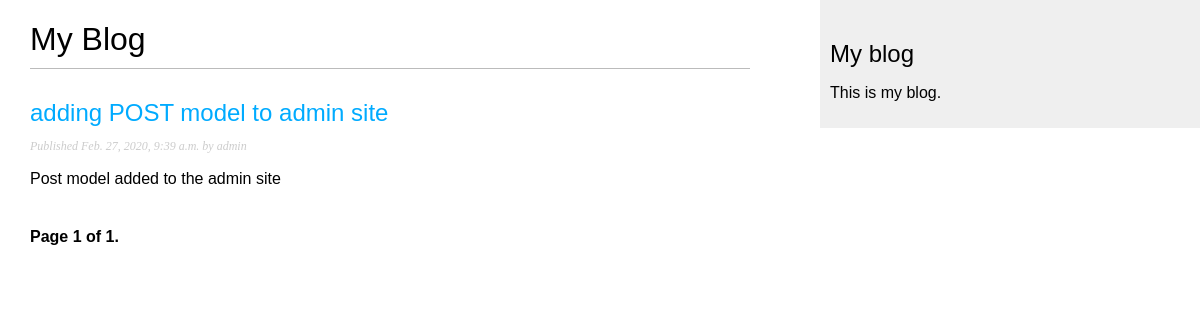
The page /blog/ on the database as committed earlier.
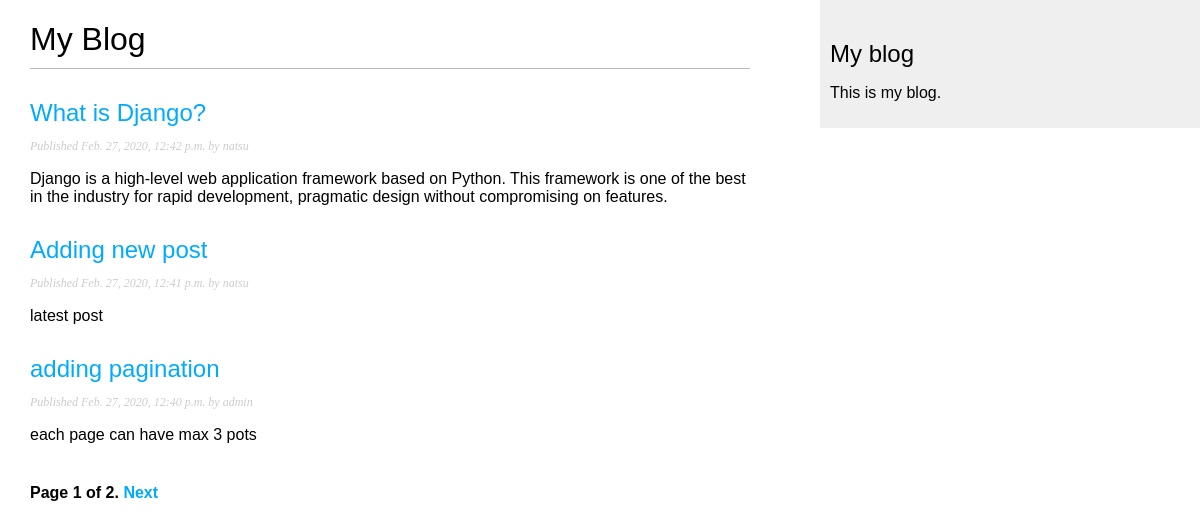
The same page on the database as committed later.
### blog/models.py (models this page shows, shortened)
class Post(models.Model):
    STATUS_CHOICES = (
        ('draft', 'Draft'),
        ('published', 'Published'),
    )
    title = models.CharField(max_length=250)
    slug = models.SlugField(max_length=250, unique_for_date='publish')
    author = models.ForeignKey(User, on_delete=models.CASCADE, related_name='blog_posts')
    body = models.TextField()
    publish = models.DateTimeField(default=timezone.now)
    created = models.DateTimeField(auto_now_add=True)
    updated = models.DateTimeField(auto_now=True)
    status = models.CharField(max_length=10, choices=STATUS_CHOICES, default='draft')
    objects = models.Manager() # The default manager.
    published = PublishedManager() # Our custom manager
    class Meta:
        ordering = ('-publish',)
    def get_absolute_url(self):
        return reverse('blog:post_detail',args=[self.publish.year,self.publish.month,self.publish.day,self.slug])

### blog/views.py (the view)
# urls.py: path('', views.post_list, name='post_list'),
def post_list(request):
    object_list = Post.published.all()
    paginator = Paginator(object_list, 3) # 3 posts in each page
    page = request.GET.get('page')
    try:
        posts = paginator.page(page)
    except PageNotAnInteger:
        posts = paginator.page(1)
    except EmptyPage:
        posts = paginator.page(paginator.num_pages)
    return render(request,'blog/post/list.html',{'page':page,'posts': posts})

### blog/models.py (called while the page is built)
    def get_queryset(self):
        return super(PublishedManager, self).get_queryset().filter(status='published')

### blog/templates/blog/post/list.html (shortened to what this page needs)
{% extends "blog/base.html" %}
{% block content %}
    <h1>My Blog</h1>
    {% for post in posts %}
        <h2>
            <a href="{{ post.get_absolute_url }}">
                {{ post.title }}
            </a>
        </h2>
    <p class="date">
        Published {{ post.publish }} by {{ post.author }}
    </p>
    {{ post.body|truncatewords:30|linebreaks }}
    {% endfor %}
    {% include "pagination.html" with page=posts %}
    {% endblock %}

### blog/templates/blog/base.html (shortened to what this page needs)
{% load static %}
<!DOCTYPE html>
<html>
<head>
    <link href="{% static "css/blog.css" %}" rel="stylesheet">
</head>
<body>
    <div id="content">
        {% block content %}
        {% endblock %}
    </div>
    <div id="sidebar">
        <h2>My blog</h2>
            <p>This is my blog.</p>
    </div>
</body>
</html>

### blog/templates/pagination.html (shortened to what this page needs)
<div class="pagination">
    <span class="step-links">
        <span class="current">
            Page {{ page.number }} of {{ page.paginator.num_pages }}.
        </span>
            {% if page.has_next %}
                <a href="?page={{ page.next_page_number }}">Next</a>
            {% endif %}
    </span>
</div>

### blog/static/css/blog.css (style rules this page uses)
body { margin:0; padding:0; font-family:helvetica, sans-serif; }
a { color:#00abff; text-decoration:none; }
h1 { font-weight:normal; border-bottom:1px solid #bbb; padding:0 0 10px 0; }
h2 { font-weight:normal; margin:30px 0 0; }
#content { float:left; width:60%; padding:0 0 0 30px; }
#sidebar { float:right; width:30%; padding:10px; background:#efefef; height:100%; }
p.date { color:#ccc; font-family: georgia, serif; font-size: 12px; font-style: italic; }
.pagination { margin:40px 0; font-weight:bold; }

Rows that differ between the two databases and show on the page:
no longer on this page (row unchanged): Post: title "adding POST model to admin site", publish "Feb. 27, 2020, 9:39 a.m.", author "admin", body "Post model added to the admin site"
added Post: title "What is Django?", publish "Feb. 27, 2020, 12:42 p.m.", author "natsu", body "Django is a high-level web application framework based on Python. This framework is one of the best in the industry for rapid development, pragmatic design without compromising on features."
added Post: title "Adding new post", publish "Feb. 27, 2020, 12:41 p.m.", author "natsu", body "latest post"
added Post: title "adding pagination", publish "Feb. 27, 2020, 12:40 p.m.", author "admin", body "each page can have max 3 pots"
Other text that changed with them:
{{ page.paginator.num_pages }}: "1" → "2"
text now shown: "Next"
